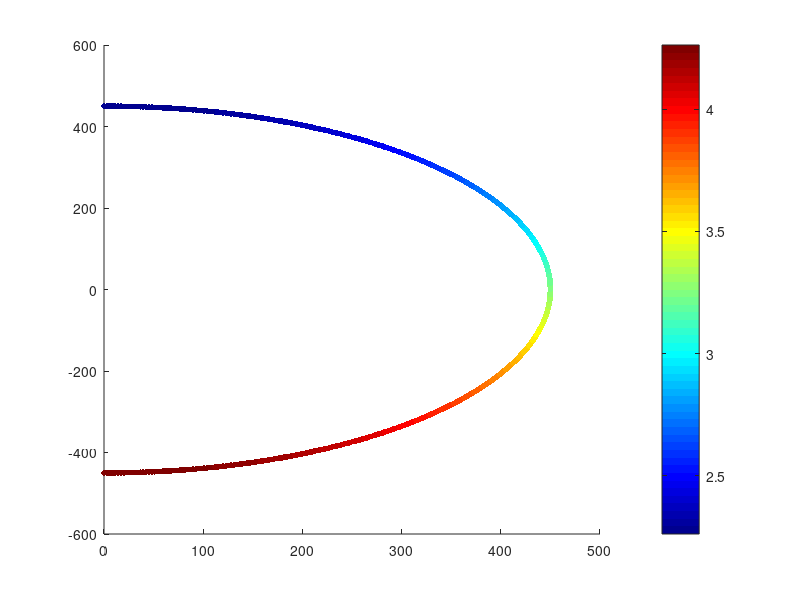

Write the MATLAB code that produced this figure. (Note: this script raises an error after producing the figure.)
%% ============================================================
%  MECÁNICA DEL VUELO — Práctica: Rizo Vertical (Loop)
%  Aeronave: CASA C-101EB Aviojet
%  Nivel: Tercero/Cuarto de Ingeniería Aeroespacial
% ============================================================
%  OBJETIVO: Analizar la viabilidad aerodinámica, estructural
%  y propulsiva de un rizo vertical a radio constante.
%
%  FÍSICA DEL PROBLEMA
%  -------------------
%  El avión describe una circunferencia vertical de radio R.
%  El ángulo phi mide el recorrido desde A (base, phi=0)
%  hasta B (cima, phi=pi). La posición es:
%
%      x(phi) = R·sin(phi)
%      z(phi) = -R·cos(phi)        [origen en el centro]
%
%  El equilibrio en el eje NORMAL (centrípeto) da:
%
%      L - W·cos(phi) = (W/g)·(V²/R)
%
%  de donde se obtiene el CL y el factor de carga requeridos.
%
%  HIPÓTESIS: V = cte, R = cte, vuelo en plano vertical.
% ============================================================

clear; clc; close all;

%% ============================================================
%  BLOQUE 1 — DATOS DEL AVIÓN Y DEL ENSAYO
% ============================================================

% -- Pesos y geometría --
W   = 30000;    % [N]      Peso en vuelo
S   = 20.0;     % [m²]    Superficie alar

% -- Atmósfera (ISA, nivel del mar) --
rho = 1.225;    % [kg/m³]  Densidad del aire
g   = 9.81;     % [m/s²]   Gravedad

% -- Parámetros de la maniobra --
V   = 120;      % [m/s]    Velocidad de vuelo (constante)
R   = 450;      % [m]      Radio del rizo

% -- Polar parabólica: CD = CD0 + k·CL² --
CD0 = 0.025;    % [-]      Resistencia parásita
k   = 0.050;    % [-]      Factor de inducción

% -- Límites aerodinámicos --
CLmax =  1.4;   % [-]      Máximo CL (borde de pérdida positiva)
CLmin = -0.8;   % [-]      Mínimo CL (borde de pérdida negativa)

% -- Límites estructurales (C-101EB, Cat. Acrobática) --
n_max =  7.5;   % [g]      Factor de carga límite positivo
n_min = -3.9;   % [g]      Factor de carga límite negativo

% -- Velocidad máxima (Vne) --
Vne   = 232;    % [m/s]    Velocidad nunca exceder

% -- Empuje disponible (Garrett TFE731-3-1J, ISA SL) --
T_max = 15800;  % [N]      Empuje máximo del motor

fprintf('=== DATOS DE ENTRADA ===\n');
fprintf('  W = %g N  |  S = %g m²  |  rho = %g kg/m³\n', W, S, rho);
fprintf('  V = %g m/s  |  R = %g m\n', V, R);
fprintf('  CLmax = %g  |  n_max = %g g  |  n_min = %g g\n\n', CLmax, n_max, n_min);

%% ============================================================
%  BLOQUE 2 — CINEMÁTICA: DISCRETIZACIÓN DE LA TRAYECTORIA
% ============================================================
%
%  phi va de 0 (base, punto A) a pi (cima, punto B).
%  Con V constante, phi = omega·t donde omega = V/R.

omega = V / R;              % [rad/s]  Velocidad angular
t_man = pi * R / V;         % [s]      Duración del semirizo

N   = 500;                  % Número de puntos de la discretización
t   = linspace(0, t_man, N);
phi = omega * t;            % [rad]   phi ∈ [0, pi]

% Trayectoria en el plano vertical (origen en el centro del rizo)
x = R * sin(phi);           % [m]  Posición horizontal
z = -R * cos(phi);          % [m]  Posición vertical  (z=−R en A, z=+R en B)

fprintf('=== CINEMÁTICA ===\n');
fprintf('  Velocidad angular:  omega = %.4f rad/s\n', omega);
fprintf('  Duración del rizo:  t_man = %.2f s\n\n', t_man);

%% ============================================================
%  BLOQUE 3 — DINÁMICA: CL Y FACTOR DE CARGA
% ============================================================
%
%  Eje NORMAL (perpendicular a la trayectoria, centrípeto):
%
%      L - W·cos(phi) = (W/g)·(V²/R)
%
%      => CL(phi) = (W/qS)·[V²/(gR) + cos(phi)]
%      => n(phi)  = V²/(gR) + cos(phi)
%
%  donde  q = 0.5·rho·V²  es la presión dinámica.

q      = 0.5 * rho * V^2;                      % [Pa]  Presión dinámica

CL_req = (W / (q * S)) * (V^2/(g*R) + cos(phi));  % [-]  CL requerido
n_req  = V^2/(g*R) + cos(phi);                 % [g]   Factor de carga

fprintf('=== DINÁMICA ===\n');
fprintf('  Presión dinámica:   q      = %.1f Pa\n', q);
fprintf('  CL máximo requerido (en A): %.4f\n', max(CL_req));
fprintf('  CL mínimo requerido (en B): %.4f\n', min(CL_req));
fprintf('  n máximo (en A):           %.3f g\n', max(n_req));
fprintf('  n mínimo (en B):           %.3f g\n\n', min(n_req));

%% ============================================================
%  BLOQUE 4 — VELOCIDADES MÍNIMAS DE PÉRDIDA
% ============================================================
%
%  En A (phi=0, base): CL_req es MÁXIMO. Igualando a CLmax:
%
%      Vmin_A = sqrt( 2gR / [rho·g·S·R/W · CLmax − 2] )
%
%  En B (phi=pi, cima): CL_req es MÍNIMO. Igualando a CLmax
%  con signo negativo (vuelo invertido, pérdida por abajo):
%
%      Vmin_B = sqrt( 2gR / [rho·g·S·R/W · CLmax + 2] )
%
%  CONDICIÓN DE EXISTENCIA de Vmin_A:  rho·g·S·R/(2W)·CLmax > 1
%  Si no se cumple, NO existe velocidad que sostenga el rizo.

denom_A = rho*S*CLmax - 2*W/(g*R);
denom_B = rho*S*CLmax + 2*W/(g*R);

fprintf('=== VELOCIDADES MÍNIMAS DE PÉRDIDA ===\n');

if denom_A > 0
    Vmin_A = sqrt(2*W / denom_A);
    fprintf('  Vmin en A (base): %.2f m/s\n', Vmin_A);
else
    Vmin_A = NaN;
    fprintf('  [!] No existe Vmin_A físicamente (denominador <= 0).\n');
    fprintf('      El rizo no puede sostenerse sin pérdida en la base.\n');
end

Vmin_B = sqrt(2*W / denom_B);
fprintf('  Vmin en B (cima): %.2f m/s\n', Vmin_B);
fprintf('  Siempre Vmin_B < Vmin_A: la cima es menos exigente.\n\n');

%% ============================================================
%  BLOQUE 5 — EMPUJE REQUERIDO
% ============================================================
%
%  Eje TANGENCIAL (a lo largo de la trayectoria):
%
%      T - D - W·sin(phi) = 0       [V = cte => aceleración tangencial = 0]
%
%      => T_req(phi) = D(phi) + W·sin(phi)
%
%  donde  D = q·S·CD  y  CD = CD0 + k·CL²

CD_req = CD0 + k * CL_req.^2;      % [-]  CD por polar parabólica
D_req  = q * S * CD_req;            % [N]  Resistencia aerodinámica
T_req  = D_req + W * sin(phi);      % [N]  Empuje requerido

fprintf('=== EMPUJE ===\n');
fprintf('  T_req máximo:     %.0f N  (phi = %.1f°)\n', ...
    max(T_req), rad2deg(phi(T_req == max(T_req))));
fprintf('  T_req mínimo:     %.0f N\n', min(T_req));
fprintf('  T_max disponible: %.0f N  (TFE731)\n', T_max);

if max(T_req) > T_max
    deficit = max(T_req) - T_max;
    fprintf('  [!] DÉFICIT DE EMPUJE: %.0f N. ', deficit);
    fprintf('La hipótesis V=cte no es sostenible.\n\n');
else
    fprintf('  Motor suficiente. V = cte es viable.\n\n');
end

%% ============================================================
%  BLOQUE 6 — DIAGNÓSTICO DE VIABILIDAD
% ============================================================

fprintf('=== DIAGNÓSTICO DE VIABILIDAD ===\n');

% 6.1 Comprobación estructural
if max(n_req) > n_max
    fprintf('  [ESTRUCTURA +]: CRÍTICO  — n_max = %.2f g > %.1f g\n', max(n_req), n_max);
else
    fprintf('  [ESTRUCTURA +]: SEGURO   — n_max = %.2f g <= %.1f g\n', max(n_req), n_max);
end

if min(n_req) < n_min
    fprintf('  [ESTRUCTURA -]: CRÍTICO  — n_min = %.2f g < %.1f g\n', min(n_req), n_min);
else
    fprintf('  [ESTRUCTURA -]: SEGURO   — n_min = %.2f g >= %.1f g\n', min(n_req), n_min);
end

% 6.2 Comprobación aerodinámica
if any(CL_req > CLmax)
    fprintf('  [AERODINÁMICA]: PÉRDIDA  — CL_req supera CLmax en %d puntos.\n', sum(CL_req > CLmax));
elseif any(CL_req < CLmin)
    fprintf('  [AERODINÁMICA]: PÉRDIDA  — CL_req cae bajo CLmin en %d puntos.\n', sum(CL_req < CLmin));
else
    fprintf('  [AERODINÁMICA]: SEGURO   — CL_req ∈ [%.2f, %.2f] en toda la maniobra.\n', min(CL_req), max(CL_req));
end

% 6.3 Comprobación de velocidad
if ~isnan(Vmin_A) && V >= Vmin_A
    fprintf('  [VELOCIDAD]:    SEGURO   — V = %g m/s >= Vmin_A = %.2f m/s\n', V, Vmin_A);
elseif ~isnan(Vmin_A)
    fprintf('  [VELOCIDAD]:    CRÍTICO  — V = %g m/s < Vmin_A = %.2f m/s\n', V, Vmin_A);
end

% 6.4 Comprobación propulsiva
if max(T_req) <= T_max
    fprintf('  [PROPULSIÓN]:   SEGURO   — T_req_max = %.0f N <= T_max = %.0f N\n', max(T_req), T_max);
else
    fprintf('  [PROPULSIÓN]:   DÉFICIT  — T_req_max = %.0f N > T_max = %.0f N\n', max(T_req), T_max);
end
fprintf('\n');

%% ============================================================
%  BLOQUE 7 — ENVOLVENTE V-n
% ============================================================
%
%  
%  Es la frontera estructural/aerodinámica del avión, definida por:
%
%  FRONTERA IZQUIERDA — Pérdida (stall):
%      Rama positiva: n_stall_pos(V) = rho·V²·S·CLmax / (2W)
%      Rama negativa: n_stall_neg(V) = rho·V²·S·CLmin / (2W)   [CLmin < 0]
%
%  VELOCIDADES CARACTERÍSTICAS:
%      VS    = sqrt(2W / (rho·S·CLmax))          1-g stall speed
%      VSneg = sqrt(2W / (rho·S·|CLmin|))        1-g negative stall speed
%      VA    = VS · sqrt(n_max)                   design maneuvering speed
%      VAneg: donde n_stall_neg(V) = n_min        maniobrabilidad negativa
%
%  ZONA VOLABLE (interior de la envolvente):
%      n_stall_neg(V) <= n <= n_stall_pos(V)     [zona de pérdida]
%      n_min          <= n <= n_max               [zona estructural]
%      V <= Vne                                   [velocidad máxima]
%
%  La curva del rizo n_man(V) = 1 + V²/(gR) se superpone
%  para comprobar si la maniobra CABE dentro de la envolvente.
%  ¡Puede haber puntos fuera de n_man sin tocar n_max!

V_vec = linspace(0, Vne*1.15, 600);

% -- Velocidades características --
VS    = sqrt(2*W / (rho*S*CLmax));          % [m/s] Velocidad de pérdida 1g
VSneg = sqrt(2*W / (rho*S*abs(CLmin)));     % [m/s] Velocidad de pérdida 1g negativa
VA    = VS * sqrt(n_max);                   % [m/s] Velocidad de maniobra

% VAneg: velocidad donde la rama negativa toca n_min
%   n_stall_neg = rho*V²*S*CLmin/(2W) = n_min  => V² = 2W*n_min/(rho*S*CLmin)
%   Como CLmin<0 y n_min<0, el cociente es positivo.
VAneg = sqrt(2*W*n_min / (rho*S*CLmin));    % [m/s] Maniobra negativa

fprintf('=== VELOCIDADES CARACTERÍSTICAS (ENVOLVENTE) ===\n');
fprintf('  VS    (pérdida 1g positiva): %.1f m/s\n', VS);
fprintf('  VSneg (pérdida 1g negativa): %.1f m/s\n', VSneg);
fprintf('  VA    (maniobra positiva):   %.1f m/s\n', VA);
fprintf('  VAneg (maniobra negativa):   %.1f m/s\n', VAneg);
fprintf('  Vne   (nunca exceder):       %.1f m/s\n\n', Vne);

% -- Fronteras de pérdida (parábolas) --
n_stall_pos = (rho * V_vec.^2 * S * CLmax)  / (2*W);   % rama positiva
n_stall_neg = (rho * V_vec.^2 * S * CLmin)  / (2*W);   % rama negativa (valores <0)

% -- Curva del rizo superpuesta --
n_man = 1 + V_vec.^2 / (g*R);      % Factor de carga máximo del rizo (en A)

% -- Construcción del perímetro de la envolvente (para el fill) --
%  Sentido antihorario: rama pos (VS->VA) + techo (VA->Vne) +
%  pared der. (n_max->n_min) + suelo (Vne->VAneg) + rama neg (VAneg->VSneg)

% Rama positiva de pérdida: VS a VA
mask_pos = V_vec >= VS & V_vec <= VA;
Vp = V_vec(mask_pos);  np = n_stall_pos(mask_pos);

% Techo estructural: VA a Vne
Vtecho = [VA, Vne];  ntecho = [n_max, n_max];

% Pared derecha: n_max a n_min (en Vne)
Vder = [Vne, Vne];  nder = [n_max, n_min];

% Suelo estructural: Vne a VAneg
Vsuelo = [Vne, VAneg];  nsuelo = [n_min, n_min];

% Rama negativa de pérdida: VAneg a VSneg
mask_neg = V_vec >= VSneg & V_vec <= VAneg;
Vn = fliplr(V_vec(mask_neg));   nn = fliplr(n_stall_neg(mask_neg));

% Cierre (VSneg de vuelta a VS con n=0 aproximadamente)
Vcierre = [VSneg, VS];  ncierre = [-1, 1];

% Coordenadas del polígono completo
V_fill = [Vp,    Vtecho, Vder, Vsuelo, Vn,    Vcierre];
n_fill = [np,    ntecho, nder, nsuelo, nn,    ncierre];

%% ============================================================
%  BLOQUE 8 — GRÁFICAS
% ============================================================

phi_deg = rad2deg(phi);     % Convertir a grados para los ejes

% ── Figura 1: Trayectoria coloreada por factor de carga ──────
figure('Name','Trayectoria del Rizo','Color','w','Position',[50 50 500 520]);

scatter(x, z, 18, n_req, 'filled');
colormap(jet); cb = colorbar;
cb.Label.String = 'Factor de carga n [g]';
clim([min(n_req)-0.1, max(n_req)+0.1]);

hold on;
% Marcar A y B
plot(x(1),   z(1),   'ro', 'MarkerFaceColor','r', 'MarkerSize',10);
plot(x(end), z(end), 'bs', 'MarkerFaceColor','b', 'MarkerSize',10);
text(x(1)+15,   z(1)-50,  'A  (n_{max})', 'Color','r', 'FontWeight','bold');
text(x(end)+15, z(end)+30,'B  (n_{min})', 'Color','b', 'FontWeight','bold');

% Ecuaciones paramétricas
annotation('textbox',[0.13 0.02 0.5 0.07], ...
    'String','x(\phi)=R\cdot\sin\phi \quad z(\phi)=-R\cdot\cos\phi', ...
    'FitBoxToText','on','EdgeColor','none','FontSize',9, ...
    'Interpreter','tex');

axis equal; grid on;
xlabel('x [m]'); ylabel('z [m]');
title('Trayectoria del rizo vertical (color = factor de carga)','FontWeight','bold');

% ── Figura 2: CL(phi) ────────────────────────────────────────
figure('Name','CL requerido','Color','w','Position',[570 50 650 340]);

plot(phi_deg, CL_req, 'b-', 'LineWidth', 2, 'DisplayName','C_L requerido');
hold on;
yline(CLmax, 'r--', 'LineWidth', 1.5, 'DisplayName', ...
    ['C_{L,max} = ' num2str(CLmax)]);
yline(CLmin, 'r:', 'LineWidth', 1.5, 'DisplayName', ...
    ['C_{L,min} = ' num2str(CLmin)]);
yline(0, 'k-', 'LineWidth', 0.8, 'HandleVisibility','off');

% Zona de pérdida (si la hay)
if any(CL_req > CLmax)
    area_x = phi_deg(CL_req > CLmax);
    area_y = CL_req(CL_req > CLmax);
    fill([area_x, fliplr(area_x)], [area_y, CLmax*ones(size(area_y))], ...
        'r', 'FaceAlpha', 0.25, 'EdgeColor','none','DisplayName','Zona de pérdida');
end

% Puntos A y B
plot(0,   CL_req(1),   'ro','MarkerFaceColor','r','MarkerSize',8,'HandleVisibility','off');
plot(180, CL_req(end), 'bs','MarkerFaceColor','b','MarkerSize',8,'HandleVisibility','off');
text(5,   CL_req(1)+0.03,  'A','Color','r','FontWeight','bold');
text(173, CL_req(end)+0.03,'B','Color','b','FontWeight','bold');

grid on;
xlabel('\phi [°]'); ylabel('C_L [-]');
title('Coeficiente de sustentación requerido a lo largo del rizo','FontWeight','bold');
legend('Location','northeast');
xlim([0 180]); xticks(0:30:180);

% ── Figura 3: n(phi) ─────────────────────────────────────────
figure('Name','Factor de carga','Color','w','Position',[570 430 650 340]);

plot(phi_deg, n_req, 'b-', 'LineWidth', 2, 'DisplayName','n requerido');
hold on;
yline(n_max, 'r--', 'LineWidth', 1.5, 'DisplayName', ...
    ['n_{max} = ' num2str(n_max) ' g']);
yline(n_min, 'r:',  'LineWidth', 1.5, 'DisplayName', ...
    ['n_{min} = ' num2str(n_min) ' g']);
yline(1, 'k--', 'LineWidth', 0.8, 'DisplayName','n = 1 g (nivel)');
yline(0, 'k-',  'LineWidth', 0.8, 'HandleVisibility','off');

plot(0,   n_req(1),   'ro','MarkerFaceColor','r','MarkerSize',8,'HandleVisibility','off');
plot(180, n_req(end), 'bs','MarkerFaceColor','b','MarkerSize',8,'HandleVisibility','off');
text(5,   n_req(1)+0.15,  'A','Color','r','FontWeight','bold');
text(173, n_req(end)+0.15,'B','Color','b','FontWeight','bold');

grid on;
xlabel('\phi [°]'); ylabel('n [g]');
title('Factor de carga a lo largo del rizo','FontWeight','bold');
legend('Location','northeast');
xlim([0 180]); xticks(0:30:180);

% ── Figura 4: T_req(phi) ─────────────────────────────────────
figure('Name','Empuje requerido','Color','w','Position',[50 580 650 340]);

plot(phi_deg, T_req/1000, 'k-',  'LineWidth', 2, 'DisplayName','T_{req}');
hold on;
yline(T_max/1000, 'r--', 'LineWidth', 1.5, 'DisplayName', ...
    ['T_{max} = ' num2str(T_max/1000,'%.1f') ' kN (TFE731)']);

% Zona de déficit (si la hay)
if any(T_req > T_max)
    area_x = phi_deg(T_req > T_max);
    area_y = T_req(T_req > T_max)/1000;
    fill([area_x, fliplr(area_x)], [area_y, (T_max/1000)*ones(size(area_y))], ...
        'r','FaceAlpha',0.25,'EdgeColor','none','DisplayName','Déficit de empuje');
end

plot(0,   T_req(1)/1000,   'ro','MarkerFaceColor','r','MarkerSize',8,'HandleVisibility','off');
plot(180, T_req(end)/1000, 'bs','MarkerFaceColor','b','MarkerSize',8,'HandleVisibility','off');
text(5,   T_req(1)/1000+0.2,  'A','Color','r','FontWeight','bold');
text(173, T_req(end)/1000+0.2,'B','Color','b','FontWeight','bold');

grid on;
xlabel('\phi [°]'); ylabel('T [kN]');
title('Empuje requerido a lo largo del rizo','FontWeight','bold');
legend('Location','northeast');
xlim([0 180]); xticks(0:30:180);

% ── Figura 5: Envolvente V-n ─────
%
%  La zona VERDE es el interior de la envolvente.
%  La zona de pérdida queda FUERA (a la izquierda de las parábolas).
%  La curva del rizo n_man(V) se superpone: si sale de la zona verde,
%  la maniobra no es viable a esa velocidad.

figure('Name','Envolvente V-n','Color','w','Position',[720 580 700 420]);

% -- Zona volable (fill del polígono de la envolvente) --
fill(V_fill, n_fill, [0.85 0.95 0.85], ...
    'EdgeColor','none', 'DisplayName','Zona volable (envolvente)');
hold on;

% -- Fronteras de pérdida (parábolas) --
%    Solo se dibujan hasta VA (positiva) y VAneg (negativa)
V_pos = V_vec(V_vec >= VS  & V_vec <= VA);
V_neg = V_vec(V_vec >= VSneg & V_vec <= VAneg);

plot(V_pos, n_stall_pos(V_vec >= VS  & V_vec <= VA), ...
    'b-', 'LineWidth', 2.5, 'DisplayName','Frontera pérdida (+)');
plot(V_neg, n_stall_neg(V_vec >= VSneg & V_vec <= VAneg), ...
    'b--','LineWidth', 2.5, 'DisplayName','Frontera pérdida (-)');

% -- Límites estructurales horizontales --
plot([VA,  Vne], [n_max, n_max], 'k-', 'LineWidth', 2.5, ...
    'DisplayName',['n_{max} = +' num2str(n_max) ' g']);
plot([VAneg, Vne], [n_min, n_min], 'k-', 'LineWidth', 2.5, ...
    'DisplayName',['n_{min} = ' num2str(n_min) ' g']);

% -- Pared derecha (Vne) --
plot([Vne, Vne], [n_min, n_max], 'r-', 'LineWidth', 2.5, ...
    'DisplayName','V_{ne}');

% -- Zona de pérdida (a la izquierda, sombreada en rojo claro) --
%    Positiva: entre V=0 y la parábola positiva (hasta VS)
V_shade = linspace(0, VS, 50);
fill([V_shade, fliplr(V_shade)], ...
     [n_stall_pos(1:50), zeros(1,50)], ...
     [1 0.88 0.88], 'EdgeColor','none', 'HandleVisibility','off');
%    Negativa: zona bajo la parábola negativa
fill([V_shade, fliplr(V_shade)], ...
     [n_stall_neg(1:50), zeros(1,50)], ...
     [1 0.88 0.88], 'EdgeColor','none', 'HandleVisibility','off');

% -- Curva del rizo superpuesta (la que usamos en la práctica) --
%    Esta curva debe quedar DENTRO de la zona verde para que la maniobra sea viable
idx_visible = V_vec >= VS & V_vec <= Vne*1.1;
plot(V_vec(idx_visible), n_man(idx_visible), ...
    'm-', 'LineWidth', 2.5, 'DisplayName', ...
    sprintf('n_{man}(V) rizo  R=%gm', R));

% Trazar en rojo la parte que sale de la envolvente (n_man > n_max)
idx_fuera = idx_visible & n_man > n_max;
if any(idx_fuera)
    plot(V_vec(idx_fuera), n_man(idx_fuera), ...
        'r-', 'LineWidth', 3, 'DisplayName','Rizo fuera de envolvente');
end

% -- Punto de ensayo --
plot(V, max(n_req), 'ko', 'MarkerFaceColor','y', 'MarkerSize',12, ...
    'DisplayName',['Ensayo: V=' num2str(V) ' m/s  (n=' ...
    num2str(max(n_req),'%.2f') 'g)']);

% -- Etiquetas de velocidades características --
text(VS+1,    0.15, 'V_S',    'FontSize',9, 'Color','b', 'FontWeight','bold');
text(VSneg+1, -0.2, 'V_{Sneg}','FontSize',9,'Color','b', 'FontWeight','bold');
text(VA+1,    n_max-0.6, 'V_A',  'FontSize',9,'Color','k','FontWeight','bold');
text(VAneg+1, n_min+0.3, 'V_{Aneg}','FontSize',9,'Color','k','FontWeight','bold');
text(Vne+2,   n_max-0.6, 'V_{ne}','FontSize',9,'Color','r','FontWeight','bold');

% -- Línea n=0 y n=1g de referencia --
yline(0, 'k-',  'LineWidth', 0.8, 'HandleVisibility','off');
yline(1, 'k:', 'LineWidth', 0.8, 'HandleVisibility','off');
text(Vne*1.05, 1.1, 'n=1g', 'FontSize', 8, 'Color', [0.4 0.4 0.4]);

% -- Anotación explicativa --
annotation('textbox', [0.13 0.01 0.75 0.06], ...
    'String', ...
    ['Zona verde = envolvente (zona volable). ' ...
     'La curva magenta es n_{man}(V) = 1 + V^2/(gR) del rizo. ' ...
     'Si sale de la zona verde, la maniobra es INVIABLE a esa V.'], ...
    'FitBoxToText','off', 'EdgeColor','none', ...
    'FontSize', 8, 'Color', [0.3 0.3 0.3]);

grid on;
xlabel('V [m/s]', 'FontWeight','bold');
ylabel('n [g]',   'FontWeight','bold');
title(sprintf('Envolvente V-n con curva del rizo (R = %g m)', R), ...
    'FontWeight','bold');
legend('Location','northeast', 'FontSize', 8);
xlim([0, Vne*1.12]);
ylim([n_min - 1.5, n_max + 1.5]);

%% Código para reponder a las preguntas planteadas 

% Evolución temporal o angular de C_L

[CL_minimo,posicion_CL_min] = min(CL_req); % para encontrar la psosición del CL mínimo
x_CL_min = x(posicion_CL_min);
z_CL_min = z(posicion_CL_min);

[CL_maximo,posicion_CL_max] = max(CL_req); % para encontrar la posición de CL máximo 
x_CL_max = x(posicion_CL_max);
z_CL_max = z(posicion_CL_max);

% Evolución de n

[n_minimo,posicion_n_min] = min(n_req); % para encontrar la psosición del n mínimo
x_n_min = x(posicion_n_min);
z_n_min = z(posicion_n_min);

[n_maximo,posicion_n_max] = max(n_req); % para encontrar la posición de n máximo 
x_n_max = x(posicion_n_max);
z_n_max = z(posicion_n_max);

% Empuje requerido

[T_maximo, posicion_T_max] = max(T_req); % para encontrar la posición del empuje máximo 

x_T_max = x(posicion_T_max);
z_T_max = z(posicion_T_max);
phi_T_max = phi_deg(posicion_T_max);

%posiciones = find(T_req==15800) % al no tener el valor justo de 15800 N,
%no se puede encontrar con esta funcion.

% buscando en el vector T_req, T=15800 se encuentra entre las posiciones 37
% y 38 por primera vez
x_valor_T_max_1_1 = x(37);
x_valor_T_max_1_2=x(38);

z_valor_T_max_1_1 = z(37);
z_valor_T_max_1_2=z(38);

phi_valor_T_max_1_1 = phi_deg(37);
phi_valor_T_max_1_2 = phi_deg(38);


% buscando en el vector T_req, T=15800 se encuentra entre las posiciones
% 445 y 446 por segunda vez 
 
x_valor_T_max_2_1 = x(445);
x_valor_T_max_2_2=x(446);

z_valor_T_max_2_1 = z(445);
z_valor_T_max_2_2=z(446);

phi_valor_T_max_2_1 = phi_deg(445);
phi_valor_T_max_2_2 = phi_deg(446);
